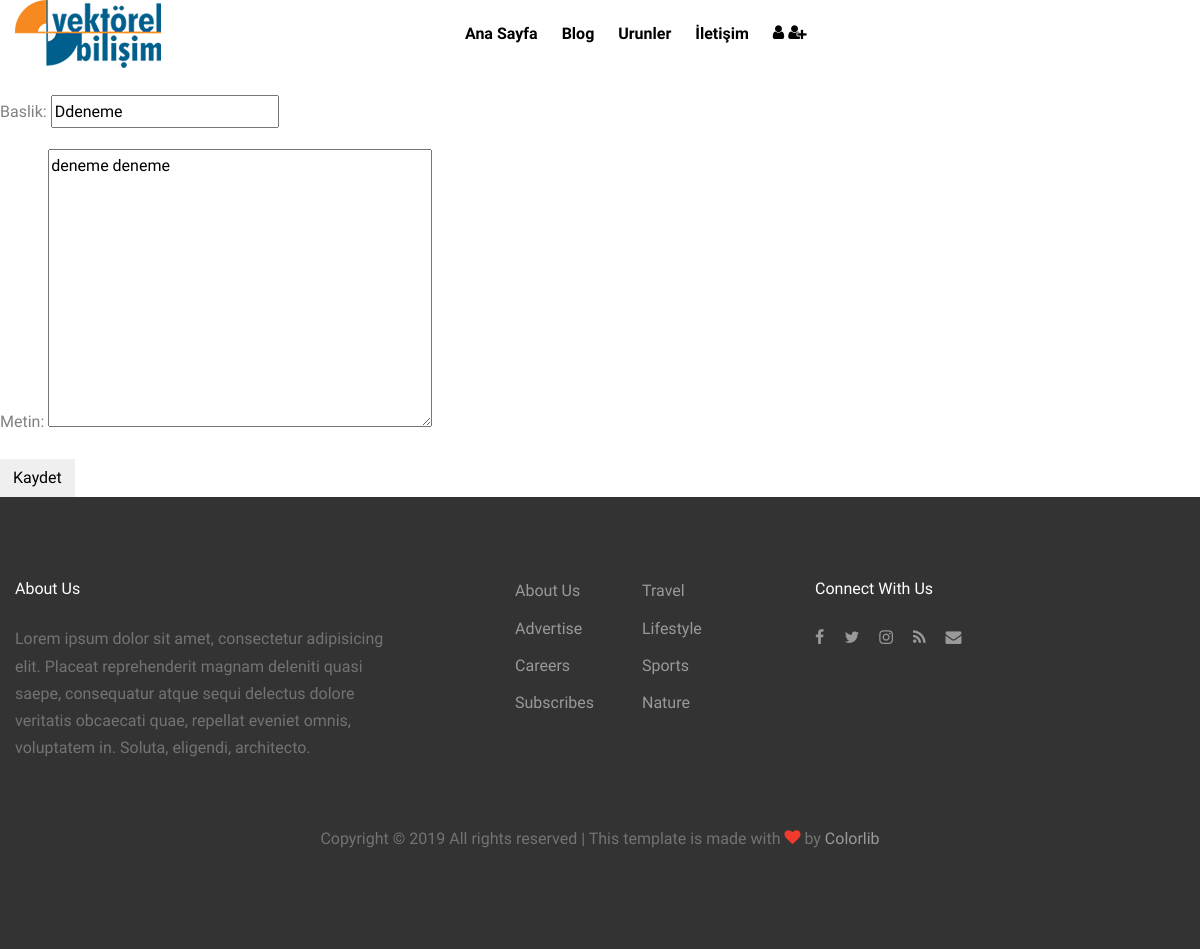
Before: /blog/detay/2/duzenle with the older database file.
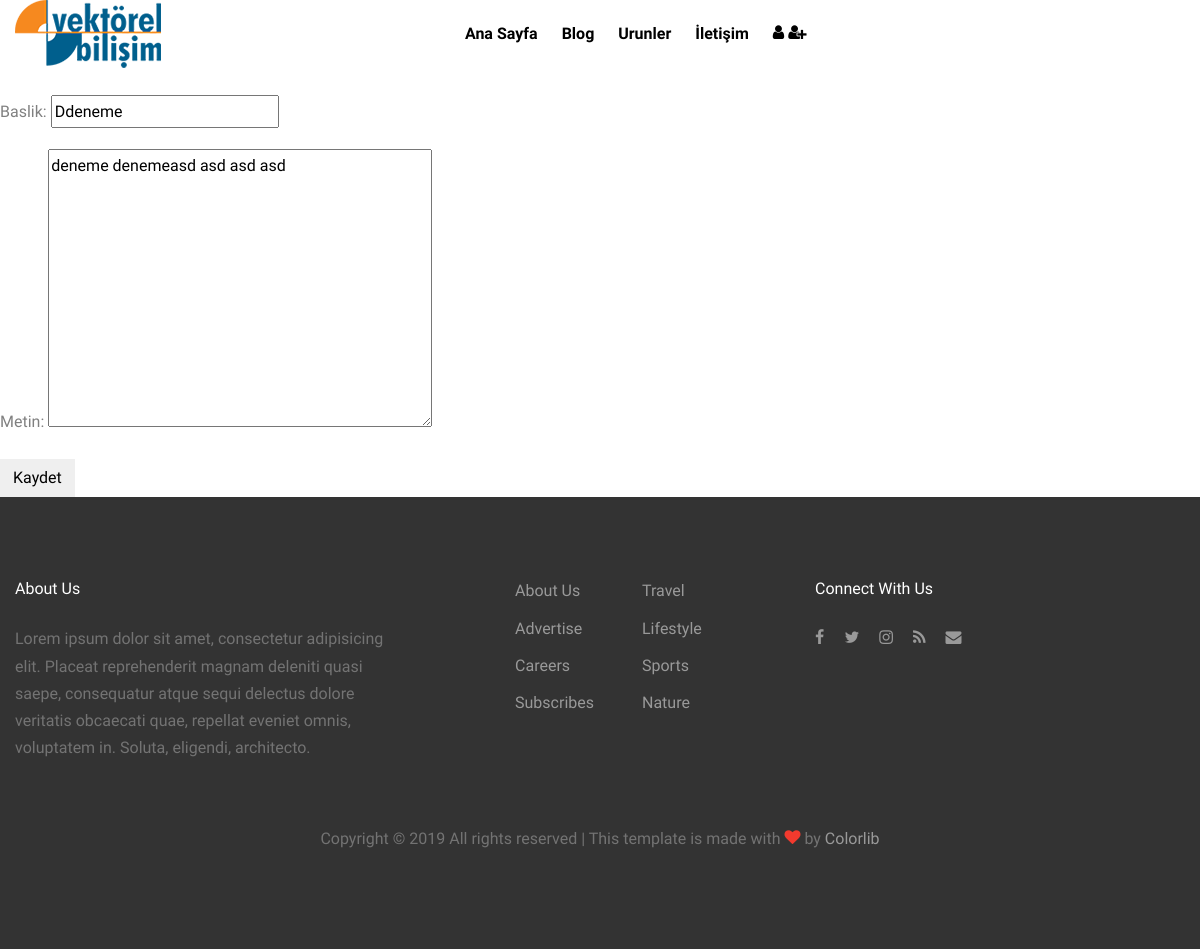
After: the same page with the newer database file.
### Blog/models.py (models this page shows, shortened)
class Gonderi(models.Model):
   yazar = models.ForeignKey('auth.User',on_delete=models.CASCADE)
   baslik = models.CharField(max_length=200)
   metin = models.TextField()
   olusturma_zaman = models.DateTimeField(default=timezone.now)
   yayim_zamani = models.DateTimeField(blank=True,null=True)

### Blog/views.py (the view)
# urls.py: path('detay/<int:pk>/duzenle',views.gonderi_duzenle,name='gonderi_duzenle')
def gonderi_duzenle(request, pk):
    gonderi = get_object_or_404(Gonderi,pk=pk)
    if request.method == "POST":
        forms = GonderiForm(request.POST,instance = gonderi)
        if forms.is_valid():
            gonderi = forms.save(commit=False)
            ben = User.objects.get(username="admin")
            gonderi.yazar = ben
            gonderi.save()
            return redirect('gonderi_detay',pk = gonderi.pk)
    else:
        form = GonderiForm(instance=gonderi)
    return render(request,'Blog/yeni_gonderi.html',{'form':form})

### Blog/forms.py
class GonderiForm(forms.ModelForm):
    class Meta:
        model = Gonderi
        fields = ("baslik","metin")

### templates/Blog/yeni_gonderi.html
{% extends "base.html" %}
{% block content %}
 <form method="POST" class="post-form">
 <br> {% csrf_token %}
        {{ form.as_p }}
        <button type="submit" class="save btn btn-default">Kaydet</button>
    </form>
{% endblock content %}

Changed rows visible on the page:
changed Gonderi "Ddeneme": metin "deneme deneme" → "deneme denemeasd asd asd asd"
